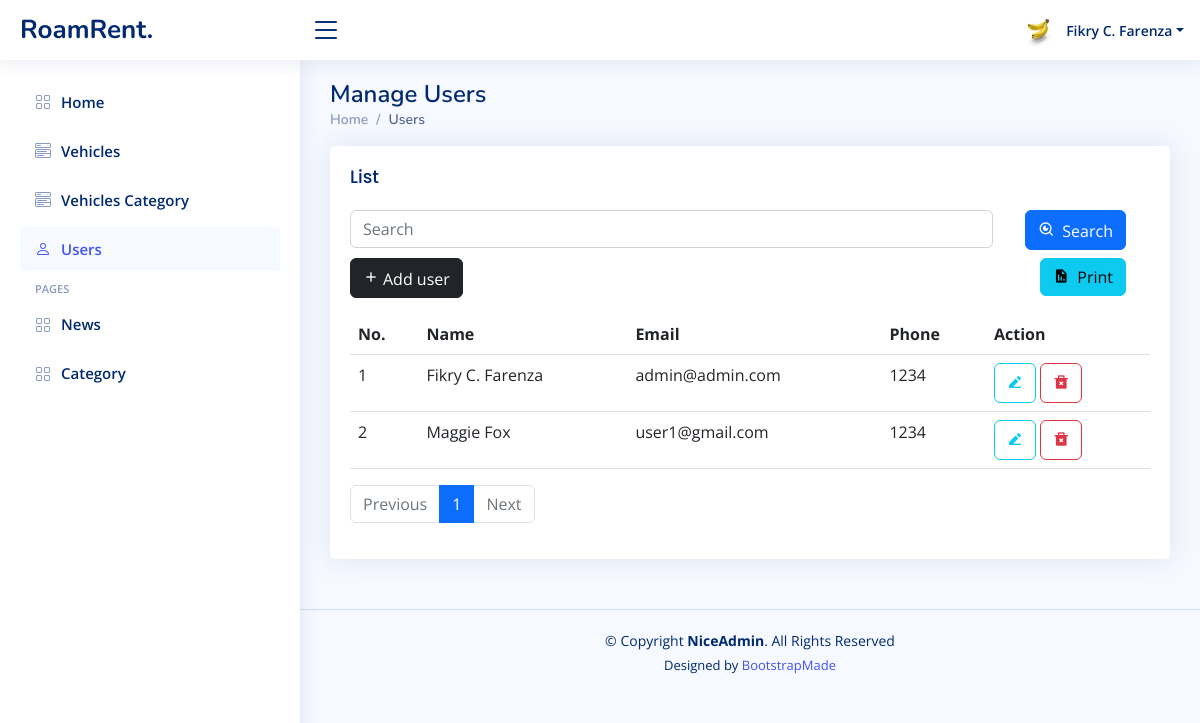
The app's page /users.php (signed in), older data.
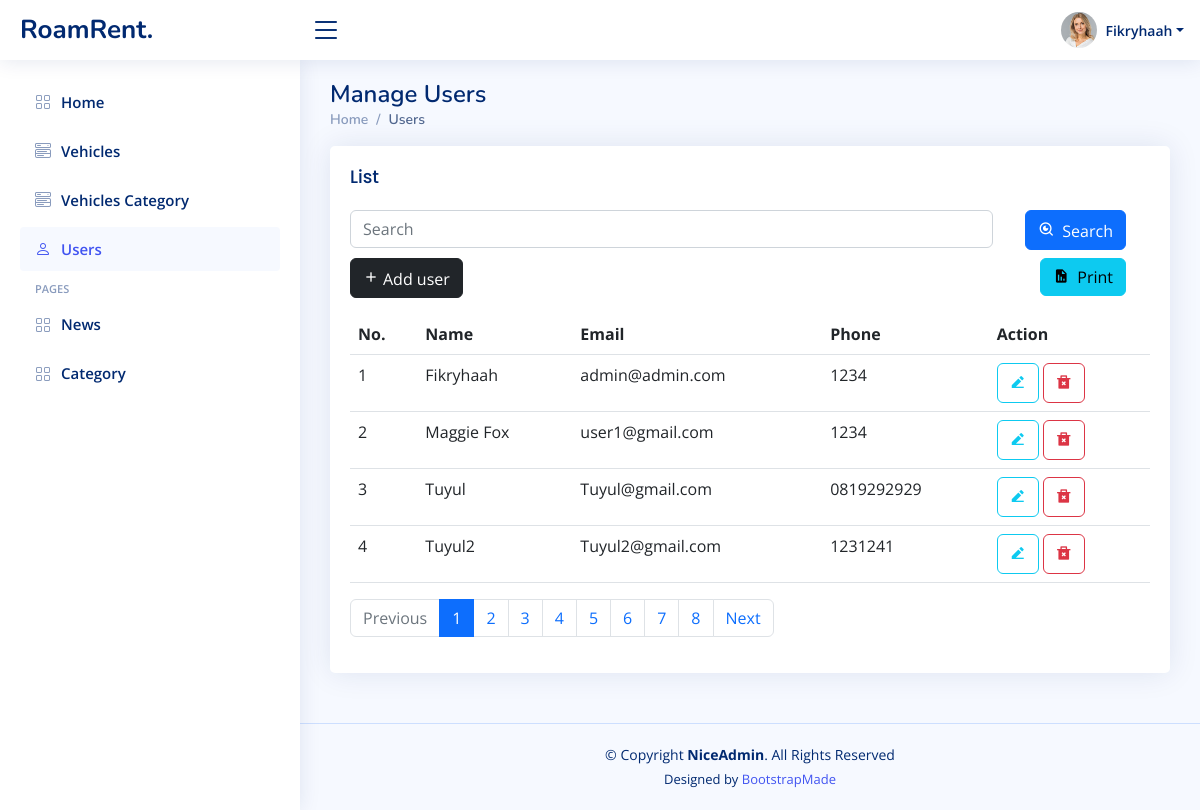
The same page, newer data.
### tables this page shows
CREATE TABLE `user` (
  `id` bigint(20) NOT NULL,
  `email` varchar(150) NOT NULL,
  `password` varchar(255) NOT NULL,
  `role` varchar(255) NOT NULL,
  `name` varchar(255) NOT NULL,
  `job` varchar(255) DEFAULT NULL,
  `about` text DEFAULT NULL,
  `country` varchar(255) DEFAULT NULL,
  `address` text DEFAULT NULL,
  `profile_picture` text DEFAULT NULL,
  `phone` varchar(15) NOT NULL,
  `twitter` varchar(255) NOT NULL
);

### logics/auth-check.php (called while the page is built, shortened)
<?php
$auth_name = $_SESSION['name'];
$auth_photo = $_SESSION['photo_profile'];

### users.php (the view, shortened to what the changed rows need)
<!DOCTYPE html>
<html lang="en">
<head>
  <?php include 'logics/connect.php';
  include('layout-head-import-nice.php');
  include 'logics/auth-check.php';
  $batas = 4;
  $halaman = isset($_GET['halaman']) ? (int)$_GET['halaman'] : 1;
  $halaman_awal = ($halaman > 1) ? ($halaman * $batas) - $batas : 0;
  $next = $halaman + 1;
  if (!empty($_GET)) {
    $a = $_GET["search"];
    $sql = "SELECT * FROM user WHERE name LIKE '%$a%' OR email LIKE '%$a%' OR phone LIKE '%$a%' LIMIT $halaman_awal, $batas";
    $result = $conn->query($sql);
  } else {
    $a = '';
    $sql = "SELECT * FROM user LIMIT $halaman_awal, $batas";
    $result = $conn->query($sql);
  }
  $data = $conn->query("SELECT * FROM user WHERE name LIKE '%$a%' OR email LIKE '%$a%' OR phone LIKE '%$a%'");
  $jumlah_data = mysqli_num_rows($data);
  $total_halaman = ceil($jumlah_data / $batas);
  $nomor = $halaman_awal + 1;
  ?>
</head>
<body>
  <?php include 'layout-header-nice.php'; ?>
  <main id="main" class="main">
    <div class="pagetitle">
      <h1>Manage Users</h1>
    </div>
    <section class="section">
      <div class="row align-items-top">
        <div class="col">
          <div class="card">
            <div class="card-body">
              <div id="table-data">
                <table class="table">
                  <thead>
                    <tr>
                      <th scope="col">No.</th>
                      <th scope="col">Name</th>
                      <th scope="col">Email</th>
                      <th scope="col">Phone</th>
                      <th scope="col">Action</th>
                    </tr>
                  </thead>
                  <tbody>
                    <?php while ($row = $result->fetch_assoc()) { ?>
                      <tr>
                        <td>
                          <?= $nomor ?>
                        </td>
                        <td>
                          <?= $row["name"] ?>
                        </td>
                        <td>
                          <?= $row["email"] ?>
                        </td>
                        <td>
                          <?= $row["phone"] ?>
                        </td>
                        <td>
                          <a href="edit-user-form.php?id='<?= $row["id"] ?>'"><button class="btn btn-outline-info alert-delete-confirm"><i class="ri-edit-2-fill"></i></button></a>
                          <a href="logics/delete.php?id='<?= $row["id"] ?>'"><button class="btn btn-outline-danger alert-delete-confirm"><i class="ri-delete-bin-2-fill"></i></button></a>
                        </td>
                      </tr>
                    <?php $nomor++;
                    } ?>
                  </tbody>
                </table>
              </div>
              <nav aria-label="...">
                <ul class="pagination">
                  <?php
                  for ($x = 1; $x <= $total_halaman; $x++) {
                    $current_page = $halaman == $x
                  ?>
                    <li class="page-item <?= $current_page ? "active" : "" ?>" <?= $current_page ? 'aria-current="page"' : '' ?>><a class="page-link" href="?halaman=<?= $x ?>&search=<?= $a ?>"><?php echo $x; ?></a></li>
                  <?php
                  }
                  ?>
                  <li class="page-item <?php if ($halaman >=  $total_halaman) {
                                          echo "disabled";
                                        } ?>">
                    <a class="page-link" <?php if ($halaman < $total_halaman) {
                                            echo "href='?halaman=$next&search=$a'";
                                          } ?>>Next</a>
                  </li>
                </ul>
              </nav>
            </div>
          </div>
        </div>
      </div>
    </section>
  </main>
</body>
</html>

### layout-header-nice.php (shortened to what the changed rows need)
<header id=" header" class="header fixed-top d-flex align-items-center">
    <nav class="header-nav ms-auto">
        <ul class="d-flex align-items-center">
            <li class="nav-item dropdown pe-3">
                <a class="nav-link nav-profile d-flex align-items-center pe-0" href="#" data-bs-toggle="dropdown">
                    <?php if (empty($auth_photo)) { ?>
                        <img src="assets/img/profile-img.jpg" alt="Profile" class="rounded-circle">
                    <?php } else { ?>
                        <img src="logics/photo/<?= $auth_photo ?>" alt="Profile" class="rounded-circle">
                    <?php } ?>
                    <span class="d-none d-md-block dropdown-toggle ps-2"><?= $auth_name ?></span>
                </a>
            </li>
        </ul>
    </nav>
</header>

Row changes from the older to the newer data that the page shows:
changed user "admin@admin.com": name "Fikry C. Farenza" → "Fikryhaah"
added user: name "Tuyul", email "Tuyul@gmail.com", phone "0819292929"
added user: name "Tuyul2", email "Tuyul2@gmail.com", phone "1231241"
Text that changed along with them:
$auth_name: "Fikry C. Farenza" → "Fikryhaah"
new list line: "2"
new list line: "3"
new list line: "4"
new list line: "5"
new list line: "6"
new list line: "7"
new list line: "8"
